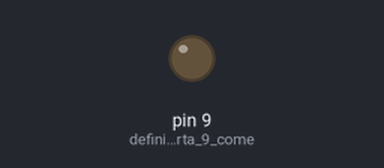
The sketch below on a simulated Arduino Uno, built with avr-gcc and run on an emulated ATmega328P. Shown: output pins drawn as LEDs (lit = HIGH).

Above: at 0.05 s.
At 1.2 s:
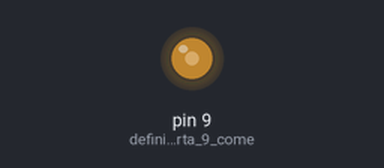
At 2.35 s:
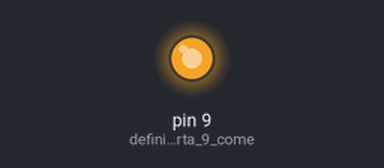
At 4.65 s:
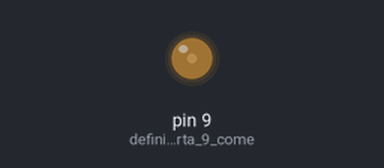
Timing chart, 0 to 6.6 s (numbered marks = the images above):
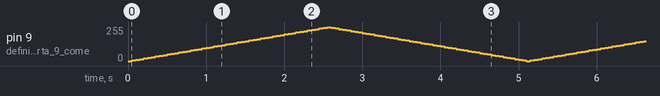

The sketch:

arduino_fade_led.ino
```cpp
int lucentezza = 0; // definisce la variabile “lucentezza” con valore iniziale 0
int incremento = 5; // definisce la variabile “incremento” con valore 5

void setup ()
{
pinMode (9, OUTPUT); // definisce la porta 9 come porta di output
}
void loop()
{
analogWrite (9, lucentezza); // invia alla porta 9 una tensione pari a (5/255) * lucentezza
lucentezza = lucentezza + incremento; // modifica il valore di lucentezza
if (lucentezza == 0 || lucentezza == 255) // il simbolo || e’ un operatore booleano che
// rappresenta la “or” mentre == e’ il simbolo convenzionalmente utilizzato per verificare la
// condizione di uguaglianza. Non viene utilizzato il normale simbolo = poiche’ il programma lo
// interpreterebbe come l’assegnazione di un valore es. lucentezza = 0 verrebbe interpretato
// come “assegna 0 alla variabile lucentezza”
 {
 incremento = incremento *-1; // se la lucentezza ha raggiunto gli estremi ( 0 oppure 255)
 // cambia segno all'incremento (lo si moltiplica per -1 e quindi se
 // era 5 lo fa diventare -5 e viceversa)
 }
delay (50); //attende 50 millisecondi prima di ricominciare il ciclo
}
```
